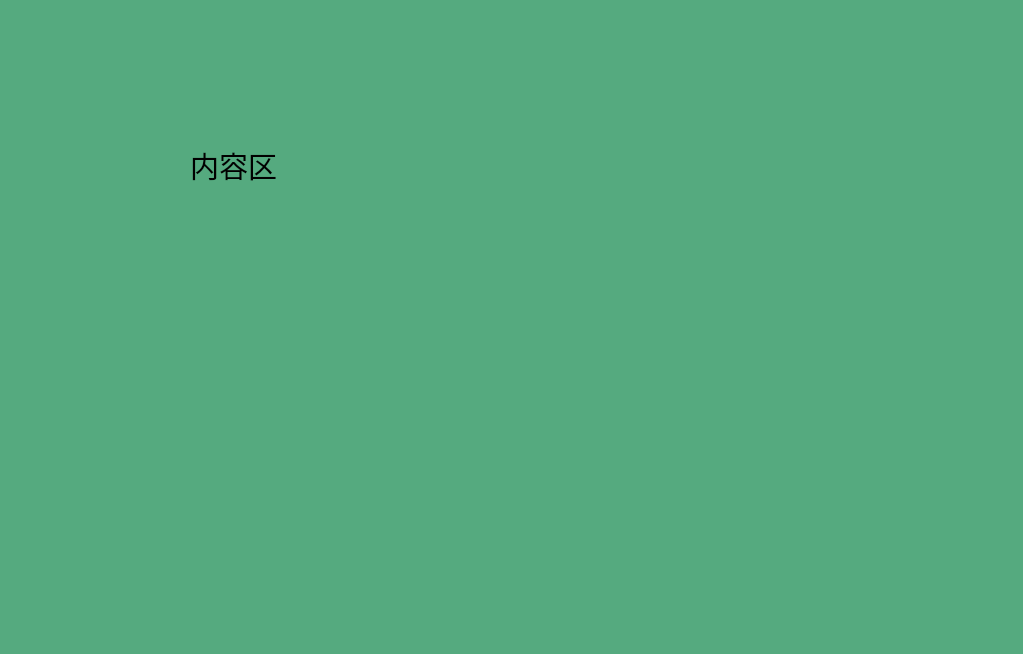
<?xml version="1.0" encoding="UTF-8"?>
<ui version="4.0">
 <class>CenterOperate</class>
 <widget class="QWidget" name="CenterOperate">
  <property name="geometry">
   <rect>
    <x>0</x>
    <y>0</y>
    <width>1023</width>
    <height>654</height>
   </rect>
  </property>
  <property name="windowTitle">
   <string>Form</string>
  </property>
  <property name="styleSheet">
   <string notr="true">background-color: rgb(85, 170, 127);</string>
  </property>
  <widget class="QLabel" name="label_2">
   <property name="geometry">
    <rect>
     <x>190</x>
     <y>150</y>
     <width>91</width>
     <height>31</height>
    </rect>
   </property>
   <property name="font">
    <font>
     <family>SimSun-ExtB</family>
     <pointsize>22</pointsize>
    </font>
   </property>
   <property name="text">
    <string>内容区</string>
   </property>
  </widget>
 </widget>
 <resources>
  <include location="EquivalentSoft.qrc"/>
 </resources>
 <connections/>
</ui>
